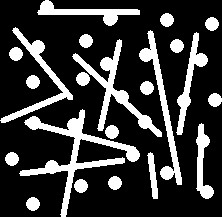
%> input picture Courses' Homeworks/Digital Image Processing/Homework 05/codes/input/circle_and_lines.jpg, 222 x 217 px
$ octave ex04_partB_label_and_count.m   (GNU Octave 9; MATLAB toolbox functions it lacks are replaced by stand-ins)
%> lines starting %> are read from the running program, lines starting %| are printed output that depends on the picture; in (x1, y1, x2, y2) boxes, pixels count from 0 and x2, y2 are one past the last pixel; in counts of white or black regions, pixels touching at a corner belong together; the program's own positions count from 1
clear; close all; clc; warning off

im = imread('input\circle_and_lines.jpg'); % loading input image 'circle_and_lines.jpg'
%> im is the input picture: size 217x222 uint8; min 0, max 255, mean 56.8
level = graythresh(im); % setting a threshold value for converting the graylevel image to a rational binary one
%> level = 0.496
imBin = im2bw(im,level); % converting input image to binary
%> imBin: size 217x222 logical; 22.2% white; 22 white regions, largest, box (x1, y1, x2, y2) and area: (19, 109, 140, 217) 2271, (72, 39, 162, 137) 1502, (139, 30, 182, 185) 1227
figure(1); imshow(imBin); title('Original image of Circles and Lines'); hold on; % exhibiting binary image

%% Separating circles
se1 = strel('disk',6); % making a structuring element
imCircles = imopen(imBin,se1); % applying opening on binary image with se1 to separate circles out
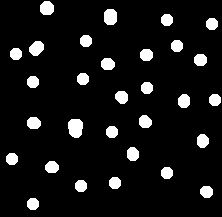
%> imCircles: size 217x222 logical; 8.4% white; 30 white regions
figure(2); imshow(imCircles); title('Image of Circles Separated'); hold on; % exhibiting image of circles separated
s = regionprops(imCircles); % using function of regionprops to find out no. of connected components and thier properties
%> s = 30 regions; largest, box (x1, y1, x2, y2), Area and Centroid: (68, 119, 83, 138) 238 [76.1 128.5], (104, 9, 117, 25) 184 [111 17.5], (29, 41, 44, 56) 167 [37.1 48.9], (40, 1, 54, 15) 164 [47.5 8.7], (27, 117, 41, 129) 140 [34.4 123.6]
centroidsCirPos = cat(1,s.Centroid); centroidsCirCol = rand(length(s),3); % setting centroids of connected components to show them specifically
%> after `centroidsCirPos = cat(1,s.Centroid)`: centroidsCirPos = 30 rows, first 12: [12.5 159.5; 16.5 54.5; 33.5 82.5; 34.36 123.6; 33.5 204.5; 37.13 48.87; 47.5 8.74; 52.5 167.7; 76.08 128.5; 81.5 186.5; 83.5 79.5; 86.5 41.5]
for c1 = 1:length(s); plot(centroidsCirPos(c1,1),centroidsCirPos(c1,2),'o','Color',centroidsCirCol(c1,:),'LineWidth',3); end
%> this loop made 30 passes
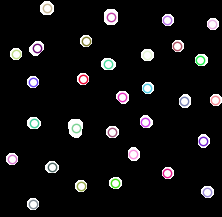
%> figure redrawn from the program's plot data; its title reads 'Image of Circles Separated'
[labelCircle,numCircles] = bwlabel(imCircles,8); % using function of bwlabel to count no. of connected components
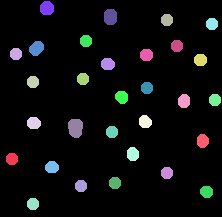
%> labelCircle: size 217x222 double; 31 distinct labels, from 0 to 30; one colour per label, 0 black
%> numCircles = 30
fprintf('Number of circles equals:\t%d\n',numCircles);
%| Number of circles equals:	30

%% Separating lines
centroidsLinPos = []; lineCount = 0; % initialization for centroids of lines
linDeg0 = imopen(imBin,strel('line',60,0)); % applying opening with appropriate se to find lines with slope of 0 degrees
%> linDeg0: size 217x222 logical; 1.3% white; 1 white region
s = regionprops(linDeg0); % using function of regionprops to find out no. of connected components and thier properties
%> s = 1 region; box (x1, y1, x2, y2), Area and Centroid: (37, 9, 140, 15) 609 [89.4 12.5]
centroidsLinPos = [centroidsLinPos; cat(1,s.Centroid)]; lineCount = lineCount + length(s);
%> after `centroidsLinPos = [centroidsLinPos; cat(1,s.Centroid)]`: centroidsLinPos = [89.42 12.52]
%> after `lineCount = lineCount + length(s)`: lineCount = 1
[labelLine0,numLines0] = bwlabel(linDeg0,8); % using function of bwlabel to count no. of connected components
%> labelLine0: size 217x222 double; values 0 (black) and 1 (white), 1.3% white; 1 white region, box (x1, y1, x2, y2) and area: (37, 9, 140, 15) 609
%> numLines0 = 1

linDeg10 = imopen(imBin,strel('line',60,10)); % applying opening with appropriate se to find lines with slope of 10 degrees
%> linDeg10: size 217x222 logical; 1.1% white; 1 white region
s = regionprops(linDeg10); % using function of regionprops to find out no. of connected components and thier properties
%> s = 1 region; box (x1, y1, x2, y2), Area and Centroid: (20, 158, 125, 176) 509 [72.9 167.5]
centroidsLinPos = [centroidsLinPos; cat(1,s.Centroid)]; lineCount = lineCount + length(s);
%> after `centroidsLinPos = [centroidsLinPos; cat(1,s.Centroid)]`: centroidsLinPos = [89.42 12.52; 72.89 167.5]
%> after `lineCount = lineCount + length(s)`: lineCount = 2
[labelLine10,numLines10] = bwlabel(linDeg10,8); % using function of bwlabel to count no. of connected components
%> labelLine10: size 217x222 double; values 0 (black) and 1 (white), 1.1% white; 1 white region, box (x1, y1, x2, y2) and area: (20, 158, 125, 176) 509
%> numLines10 = 1

linDeg20 = imopen(imBin,strel('line',60,20)); % applying opening with appropriate se to find lines with slope of 20 degrees
%> linDeg20: size 217x222 logical; 0.62% white; 1 white region
s = regionprops(linDeg20); % using function of regionprops to find out no. of connected components and thier properties
%> s = 1 region; box (x1, y1, x2, y2), Area and Centroid: (0, 93, 72, 121) 300 [36.6 107.4]
centroidsLinPos = [centroidsLinPos; cat(1,s.Centroid)]; lineCount = lineCount + length(s);
%> after `centroidsLinPos = [centroidsLinPos; cat(1,s.Centroid)]`: centroidsLinPos = [89.42 12.52; 72.89 167.5; 36.57 107.4]
%> after `lineCount = lineCount + length(s)`: lineCount = 3
[labelLine20,numLines20] = bwlabel(linDeg20,8); % using function of bwlabel to count no. of connected components
%> labelLine20: size 217x222 double; values 0 (black) and 1 (white), 0.62% white; 1 white region, box (x1, y1, x2, y2) and area: (0, 93, 72, 121) 300
%> numLines20 = 1

linDeg75 = imopen(imBin,strel('line',60,75)); linDeg75 = imclose(linDeg75,strel('line',60,75)); % applying opening and closing successively with appropriate se to find lines with slope of 75 degrees
%> after `linDeg75 = imopen(imBin,strel('line',60,75))`: linDeg75: size 217x222 logical; 0.8% white; 2 white regions, box (x1, y1, x2, y2) and area: (98, 40, 122, 131) 308, (61, 179, 73, 217) 79
%> after `linDeg75 = imclose(linDeg75,strel('line',60,75))`: linDeg75: size 217x222 logical; 0.81% white; 2 white regions
s = regionprops(linDeg75); % using function of regionprops to find out no. of connected components and thier properties
%> s = 2 regions; box (x1, y1, x2, y2), Area and Centroid: (98, 40, 122, 131) 310 [110.5 86], (61, 179, 73, 217) 81 [67.3 201.4]
centroidsLinPos = [centroidsLinPos; cat(1,s.Centroid)]; lineCount = lineCount + length(s);
%> after `centroidsLinPos = [centroidsLinPos; cat(1,s.Centroid)]`: centroidsLinPos = [89.42 12.52; 72.89 167.5; 36.57 107.4; 67.31 201.4; 110.5 86]
%> after `lineCount = lineCount + length(s)`: lineCount = 5
[labelLine75,numLines75] = bwlabel(linDeg75,8); % using function of bwlabel to count no. of connected components
%> labelLine75: size 217x222 double; 3 distinct labels, from 0 to 2
%> numLines75 = 2

linDeg95 = imopen(imBin,strel('line',40,95)); linDeg95 = imdilate(linDeg95,strel('disk',1)); % applying opening and dilating with appropriate se to find lines with slope of 95 degrees
%> after `linDeg95 = imopen(imBin,strel('line',40,95))`: linDeg95: size 217x222 logical; 2.9% white; 4 white regions, box (x1, y1, x2, y2) and area: (150, 30, 180, 185) 855, (148, 152, 158, 199) 247, (197, 126, 204, 198) 246, (72, 118, 77, 157) 39
%> after `linDeg95 = imdilate(linDeg95,strel('disk',1))`: linDeg95: size 217x222 logical; 4.2% white; 4 white regions
s = regionprops(linDeg95); % using function of regionprops to find out no. of connected components and thier properties
%> s = 4 regions; box (x1, y1, x2, y2), Area and Centroid: (149, 29, 181, 186) 1170 [165.5 108.4], (196, 125, 205, 199) 392 [201 164.5], (147, 151, 159, 200) 349 [153.5 176.4], (71, 117, 78, 158) 119 [75 138]
centroidsLinPos = [centroidsLinPos; cat(1,s.Centroid)]; lineCount = lineCount + length(s);
%> after `centroidsLinPos = [centroidsLinPos; cat(1,s.Centroid)]`: centroidsLinPos = [89.42 12.52; 72.89 167.5; 36.57 107.4; 67.31 201.4; 110.5 86; 75 138; 153.5 176.4; 165.5 108.4; 201 164.5]
%> after `lineCount = lineCount + length(s)`: lineCount = 9
[labelLine95,numLines95] = bwlabel(linDeg95,8); % using function of bwlabel to count no. of connected components
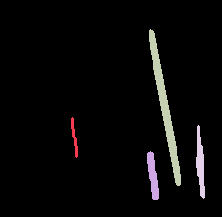
%> labelLine95: size 217x222 double; 5 distinct labels, from 0 to 4; one colour per label, 0 black
%> numLines95 = 4

linDeg135 = imopen(imBin,strel('line',60,135)); linDeg135 = imdilate(linDeg135,strel('disk',1)); % applying opening and dilating with appropriate se to find lines with slope of 135 degrees
%> after `linDeg135 = imopen(imBin,strel('line',60,135))`: linDeg135: size 217x222 logical; 1.7% white; 2 white regions, box (x1, y1, x2, y2) and area: (73, 53, 162, 137) 612, (13, 32, 73, 96) 216
%> after `linDeg135 = imdilate(linDeg135,strel('disk',1))`: linDeg135: size 217x222 logical; 2.4% white; 2 white regions
s = regionprops(linDeg135); % using function of regionprops to find out no. of connected components and thier properties
%> s = 2 regions; box (x1, y1, x2, y2), Area and Centroid: (72, 52, 163, 138) 794 [118 96], (12, 31, 74, 97) 346 [43.5 64.5]
centroidsLinPos = [centroidsLinPos; cat(1,s.Centroid)]; lineCount = lineCount + length(s);
%> after `centroidsLinPos = [centroidsLinPos; cat(1,s.Centroid)]`: centroidsLinPos = [89.42 12.52; 72.89 167.5; 36.57 107.4; 67.31 201.4; 110.5 86; 75 138; 153.5 176.4; 165.5 108.4; 201 164.5; 43.5 64.5; 118 96.02]
%> after `lineCount = lineCount + length(s)`: lineCount = 11
[labelLine135,numLines135] = bwlabel(linDeg135,8); % using function of bwlabel to count no. of connected components
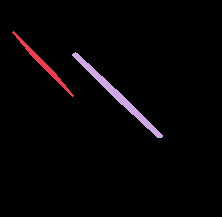
%> labelLine135: size 217x222 double; 3 distinct labels, from 0 to 2; one colour per label, 0 black
%> numLines135 = 2

linDeg170 = imopen(imBin,strel('line',60,170)); % applying opening with appropriate se to find lines with slope of 170 degrees
%> linDeg170: size 217x222 logical; 0.98% white; 1 white region
s = regionprops(linDeg170); % using function of regionprops to find out no. of connected components and thier properties
%> s = 1 region; box (x1, y1, x2, y2), Area and Centroid: (25, 124, 136, 149) 472 [82.7 137.1]
centroidsLinPos = [centroidsLinPos; cat(1,s.Centroid)]; lineCount = lineCount + length(s);
%> after `centroidsLinPos = [centroidsLinPos; cat(1,s.Centroid)]`: centroidsLinPos = [89.42 12.52; 72.89 167.5; 36.57 107.4; 67.31 201.4; 110.5 86; 75 138; 153.5 176.4; 165.5 108.4; 201 164.5; 43.5 64.5; 118 96.02; 82.66 137.1]
%> after `lineCount = lineCount + length(s)`: lineCount = 12
[labelLine170,numLines170] = bwlabel(linDeg170,8); % using function of bwlabel to count no. of connected components
%> labelLine170: size 217x222 double; values 0 (black) and 1 (white), 0.98% white; 1 white region, box (x1, y1, x2, y2) and area: (25, 124, 136, 149) 472
%> numLines170 = 1

imLines = linDeg0 | linDeg10 | linDeg20 | linDeg75 | linDeg95 | linDeg135 | linDeg170; % applying logical OR operation to combine results of multiple lines with multiple slopes
%> imLines: size 217x222 logical; 11.2% white; 9 white regions, largest, box (x1, y1, x2, y2) and area: (149, 29, 181, 186) 1170, (72, 40, 163, 138) 1063, (0, 31, 74, 121) 642
figure(3); imshow(imLines); title('Image of Lines Separated'); hold on;
centroidsLinCol = rand(lineCount,3);
for c1 = 1:lineCount; plot(centroidsLinPos(c1,1),centroidsLinPos(c1,2),'s','Color',centroidsLinCol(c1,:),'LineWidth',3); end % setting centroids of connected components to show them specifically
%> this loop made 12 passes
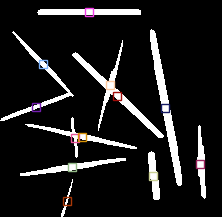
%> figure redrawn from the program's plot data; its title reads 'Image of Lines Separated'
fprintf('Number of lines equals:\t%d\n',numLines0+numLines10+numLines20+numLines75+numLines95+numLines135+numLines170);
%| Number of lines equals:	12

centroidsFinalPos = [centroidsCirPos; centroidsLinPos]; centroidsFinalCol = rand(length(centroidsFinalPos),3); % setting centroids of all objects to show them totally
%> after `centroidsFinalPos = [centroidsCirPos; centroidsLinPos]`: centroidsFinalPos = 42 rows, first 12: [12.5 159.5; 16.5 54.5; 33.5 82.5; 34.36 123.6; 33.5 204.5; 37.13 48.87; 47.5 8.74; 52.5 167.7; 76.08 128.5; 81.5 186.5; 83.5 79.5; 86.5 41.5]
figure(1);
for c1 = 1:length(centroidsFinalPos); plot(centroidsFinalPos(c1,1),centroidsFinalPos(c1,2),'*','Color',centroidsFinalCol(c1,:),'LineWidth',3); end
%> this loop made 42 passes
title('Image of Circles and Lines Each Marked By a Distinct Color');
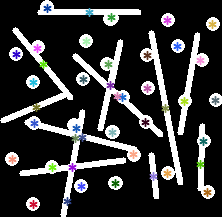
%> figure redrawn from the program's plot data; its title reads 'Image of Circles and Lines Each Marked By a Distinct Color'
